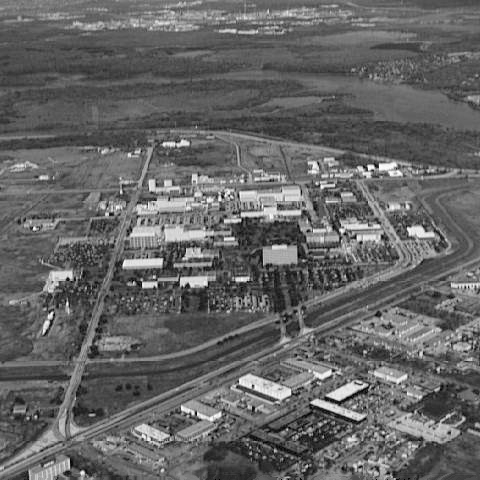
#> input picture CH05/Fig0525(a)(aerial_view_no_turb).tif, 480 x 480 px, found by its file name
$ python C_expt8.py
#> lines starting #> are read from the running program, lines starting #| are printed output that depends on the picture
### important_classes/image_transforms.py
import numpy as np

class ImageTransforms:

    def __init__(self):
        pass

    '''Transformation matrices:'''

    # Vandermonde matrix (Used as basis function for Discrete Fourier Transforms)
    # [6 lines left out: function W, not called in this run]


    '''1D Unitary transform'''

    # [16 lines left out: functions uni_tf, inv_uni_tf, not called in this run]


    '''2D Unitary Transform'''

    # [22 lines left out: functions uni_tf2, inv_uni_tf2, not called in this run]

### important_classes/degradation_models.py
'''
Degradation Models includes:
a) Atmospheric Turbulence
b) Motion Blur

'''

# important imports:
import numpy as np

class DegradationModels:
    def __init__(self):
        pass

    def atm_tur(self,img_shape,k):
        '''
        ## Atmospheric Turbulence ##
        Hufnagel and Stanley (1964)
        H(u,v)=e^(-k)((u-M/2)^2+(v-N/2)^2)--> Reference: Rafael C. Gonzalez | Richard E. Woods
        '''
        H=np.zeros(img_shape,dtype=np.float64)
        M,N=img_shape
        for u in range(M):
            for v in range(N):
                H[u,v]=np.exp(-k*(((u-M/2)**2+(v-N/2)**2)**(5/6)))
        return H

    # [19 lines left out: function motion_blur, not called in this run]

### important_classes/intensity_transformations.py
'''
Intensity Transformations
'''
# Important imports
import numpy as np

class IntensityTransformations:

    def __init__(self):
        pass


    ''' Bit plane Slicing '''
    # [12 lines left out: function bit_plane_slicing, not called in this run]


    ''' Contrast Stretching '''
    # [9 lines left out: function contrast_stretch, not called in this run]


    ''' Thresholding '''
    # [7 lines left out: function threshold, not called in this run]


    ''' Image Negative '''
    def negative(self,img,L):
        img=np.uint8(img)
        return self.contrast_stretch(0,L-1,L-1,0)(img)


    ''' Intensity Level Slicing '''
    # [11 lines left out: function intensity_level_slice, not called in this run]


    ''' Log Transformations (base:n)'''
    # [8 lines left out: function log, not called in this run]


    ''' Antilog Transformations (base:n)'''
    # [7 lines left out: function antilog, not called in this run]


    ''' Power-Law (Gamma) Transformations'''
    def gamma(self,q,L,max_val=None,e=0):
        if max_val==None:
            max_val=L-1
        def gm(r):
            c=(max_val)/((L-1+e)**q)
            return c*((r+e)**q)
        return np.vectorize(gm)


### important_classes/frequency_domain.py
'''
Frequency Domain:

Attributes:
    # flt_size          : used to get filter size based on image size, for applying freq flt
    # freq_trans        : returns a matrix of (-1)^(x+y) of desired size
    # cps               : combine phase and spectrum, used to combine phase and spectrum
    # cri               : combine real and imaginary part, used to combine real and imaginary part
Methods:
    # dft               : used to calculate 1D Discrete Fourier Transform
    # idft              : used to calculate 1D Inverse Discrete Fourier Transform
    # dftshift          : used to center the 1D DFT
    # dft2              : used to calculate 1D Discrete Fourier Transform
    # idft2             : used to calculate 1D Inverse Discrete Fourier Transform
    # pad_img           : pads the image (Needed to avoid wrap around error)
    # unpad_img         : un-pads the padded image
    # apply_freq_flt    : used to apply frequency domain filter (Takes care of Wrap Around Error)

'''

# Important imports
import numpy as np

### appending path to dip_toolbox
import sys
sys.path.append('important_classes')
from image_transforms import ImageTransforms

class FrequencyDomain(ImageTransforms):

    def __init__(self):
        super().__init__()
        self.flt_size=lambda img_shape: (2*img_shape[0],2*img_shape[1])

        self.freq_trans=lambda img_shape:np.array([(-1)**(x+y) for x in range(img_shape[0]) for y in range(img_shape[1])]).reshape(img_shape[0],img_shape[1])

        self.cri =lambda rep,imp: rep+1j*imp

        self.cps = lambda spectrum,phase: np.multiply(spectrum,np.exp(1j*phase))

        self.prod_rc=lambda img_shape:img_shape[0]*img_shape[1]


    # 1D - Discrete Fourier Transform

    def dft(self,xn,N=None):
        return self.uni_tf(xn,self.W,N)


    # [5 lines left out: function idft, not called in this run]


    def dftshift(self,Xk):
        sXk=np.zeros(Xk.shape,dtype=complex)
        sXk[:np.uint64(len(Xk)/2)] = Xk[:np.uint64(len(Xk)/2)][::-1]
        sXk[np.uint64(len(Xk)/2):] = Xk[np.uint64(len(Xk)/2):][::-1]
        return sXk

    # 2D - Discrete Fourier Transform
    def dft2(self,xyn,M=None,N=None):
        return self.uni_tf2(xyn,self.W,M,N)


    def dftshift2(self,xyk):
        return np.transpose(self.dftshift(np.transpose(self.dftshift(xyk))))

    def idft2(self,XYK,M=None,N=None):
        if M==None and N==None:
            return self.inv_uni_tf2(XYK,self.W)/(self.prod_rc(XYK.shape))
        else:
            return self.inv_uni_tf2(XYK,self.W)/(M*N)


    # Apply Frequency Domain filter

    # [55 lines left out: functions pad_img, unpad_img, apply_freq_flt, not called in this run]


### _C/C_expt8.py
'''
C_expt No. 8:

Title: Visualizing the Atmospheric Turbulence Degradation in an image in the spatial as well as the frequency domain

Aim: To write a program using Python to visualize the effect of Atmospheric Turbulence Degradation {H(u,v)=e^(-k)((u-M/2)^2+(v-N/2)^2) :Hufnagel - Stanley 1964} in the spatial and frequency Domain
for different values of k:
1) k=0.0025 (Severe Turbulence)
2) k=0.001  (Mild Turbulence)
3) k=0.00025 (Low Turbulence)
'''

# important imports:
import numpy as np
from matplotlib import pyplot as plt,gridspec as gs

### adding path to dip_toolbox
import sys
sys.path.append('./')

from dip_toolbox import FrequencyDomain,DegradationModels,IntensityTransformations

# creating objects from the classes imported:
fd=FrequencyDomain()
dm=DegradationModels()
it=IntensityTransformations()

# importing the original image:
img1=plt.imread('CH05\Fig0525(a)(aerial_view_no_turb).tif')
#> img1 is the input picture: shape (480, 480); min 0, max 254, mean 101.2
img1_f=fd.dftshift2(fd.dft2(img1))

# atmospheric turbulence degradation:
H_st=dm.atm_tur(img1.shape,0.0025)    # Severe Turbulence
H_mt=dm.atm_tur(img1.shape,0.001)     # Mild Turbulence
H_lt=dm.atm_tur(img1.shape,0.00025)   # Low Turbulence

# degraded images in frequency domain:
img_f_H_st=img1_f*H_st
img_f_H_mt=img1_f*H_mt
img_f_H_lt=img1_f*H_lt

# degraded images in spatial domain:
img_s_H_st=np.real(fd.idft2(fd.dftshift2(img_f_H_st)))
#> in inv_uni_tf2, `M,N=np.array(XYK).shape`: M = 480
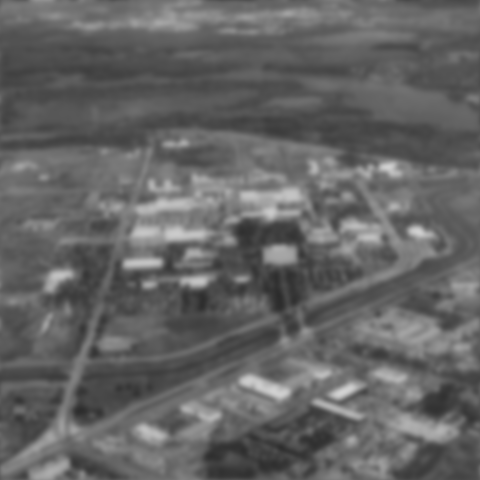
#> img_s_H_st: shape (480, 480) float64; min 43.79, max 210.5, mean 100.7
img_s_H_mt=np.real(fd.idft2(fd.dftshift2(img_f_H_mt)))
img_s_H_lt=np.real(fd.idft2(fd.dftshift2(img_f_H_lt)))


# plots
fig1=plt.figure(1)
gs1=gs.GridSpec(2,4)

ax11=plt.subplot(gs1[0,0])
ax11.set_title('Original image')
ax11.axis('off')
ax11.imshow(img1,cmap='gray',vmax=255,vmin=0)

ax12=plt.subplot(gs1[0,1])
ax12.set_title(f'k=0.0025 (Severe Turbulence)')
ax12.axis('off')
ax12.imshow(img_s_H_st,cmap='gray',vmax=255,vmin=0)

ax13=plt.subplot(gs1[0,2])
ax13.set_title(f'k=0.001  (Mild Turbulence)')
ax13.axis('off')
ax13.imshow(img_s_H_mt,cmap='gray',vmax=255,vmin=0)

ax14=plt.subplot(gs1[0,3])
ax14.set_title(f'k=0.00025 (Low Turbulence)')
ax14.axis('off')
ax14.imshow(img_s_H_lt,cmap='gray',vmax=255,vmin=0)

ax15=plt.subplot(gs1[1,0])
ax15.axis('off')
ax15.imshow(it.gamma(0.1,255,np.max(np.abs(img1_f)))(np.abs(img1_f)),cmap='gray')

ax16=plt.subplot(gs1[1,1])
ax16.axis('off')
ax16.imshow(it.gamma(0.1,255,np.max(np.abs(img_f_H_st)))(np.abs(img_f_H_st)),cmap='gray')

ax17=plt.subplot(gs1[1,2])
ax17.axis('off')
ax17.imshow(it.gamma(0.1,255,np.max(np.abs(img_f_H_mt)))(np.abs(img_f_H_mt)),cmap='gray')

ax18=plt.subplot(gs1[1,3])
ax18.axis('off')
ax18.imshow(it.gamma(0.1,255,np.max(np.abs(img_f_H_lt)))(np.abs(img_f_H_lt)),cmap='gray')

fig1.tight_layout(pad=2.5)
fig1.set_size_inches(13,8)
fig1.suptitle('Visualizing the Atmospheric Turbulence Degradation in an image in the spatial as well as the frequency domain',font='Times New Roman',fontweight="bold",fontsize=16)
fig1.savefig('input_output/C_expt8.jpg',dpi=500)
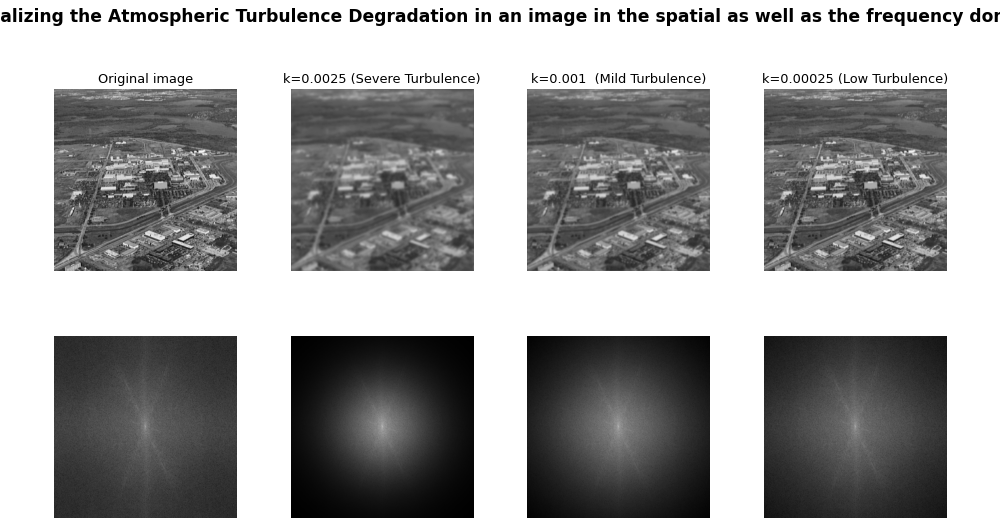
#> figure drawn by matplotlib, 8 panels
plt.show()
